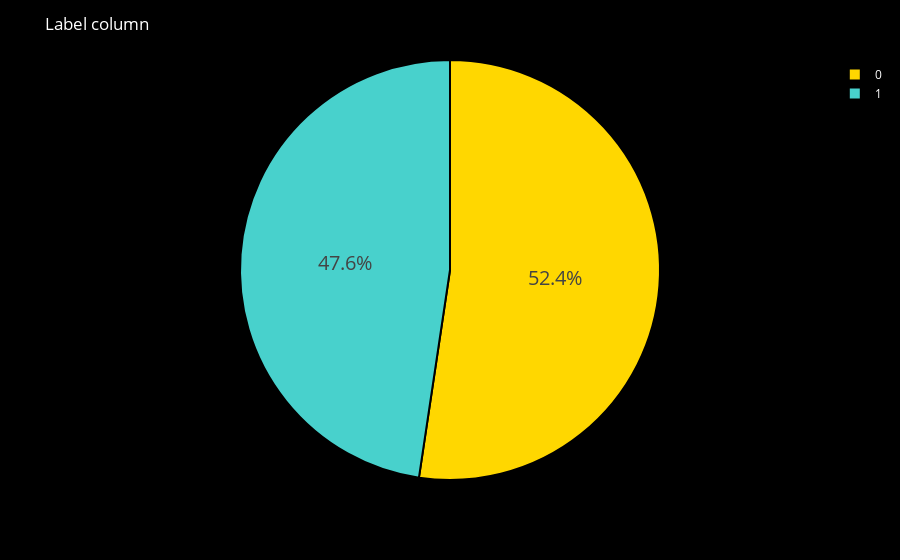

The cell this chart's notebook holds for it:
### Code cell
import plotly.express as px
# Count the occurrences of 0 and 1 in the 'label' column
label_counts = df['label'].value_counts()
# Extract the actual values (0 and 1) as a list
label_values = label_counts.index.to_list()
# Extract the counts (occurrences) as a list
value_counts = label_counts.to_list()
# Create the pie chart
fig = px.pie(values=value_counts, names=label_values)
fig.update_traces(hoverinfo='label+percent',
                  textinfo='percent', 
                  textfont_size=20,
                  marker=dict(colors=['gold', 'mediumturquoise'], 
                              line=dict(color='#000000', width=2)))
fig.update_layout(
    title_text="Label column",
    title_font_color="white",
    paper_bgcolor="black",
    font_color="white") 
# Add data labels with percentages (optional)
# fig.update_traces(textposition='inside', textinfo='percent+n')  # Adjust position and content
fig.show()

### Figure 1 — Plotly figure (JSON) as saved in the notebook; plotly's stock layout.template omitted (floating-point values rounded to 4 significant figures)
{"data": [{"domain": {"x": [0, 1], "y": [0, 1]}, "hoverinfo": "label+percent", "hovertemplate": "label=%{label}<br>value=%{value}<extra></extra>", "labels": [0, 1], "legendgroup": "", "marker": {"colors": ["gold", "mediumturquoise"], "line": {"color": "#000000", "width": 2}}, "name": "", "showlegend": true, "textfont": {"size": 20}, "textinfo": "percent", "type": "pie", "values": [47867, 43546]}], "layout": {"font": {"color": "white"}, "legend": {"tracegroupgap": 0}, "margin": {"t": 60}, "paper_bgcolor": "black", "title": {"font": {"color": "white"}, "text": "Label column"}}}
